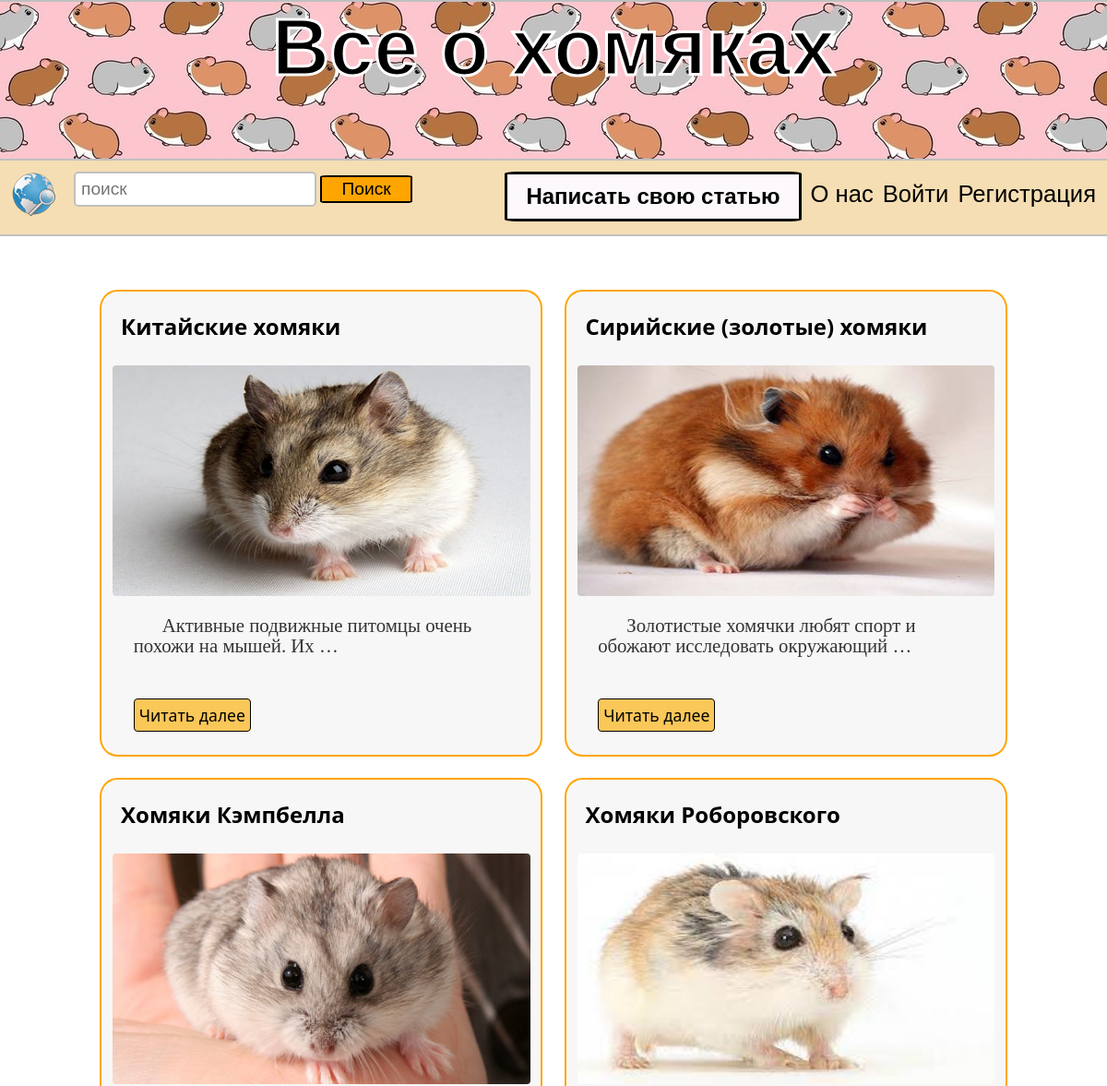
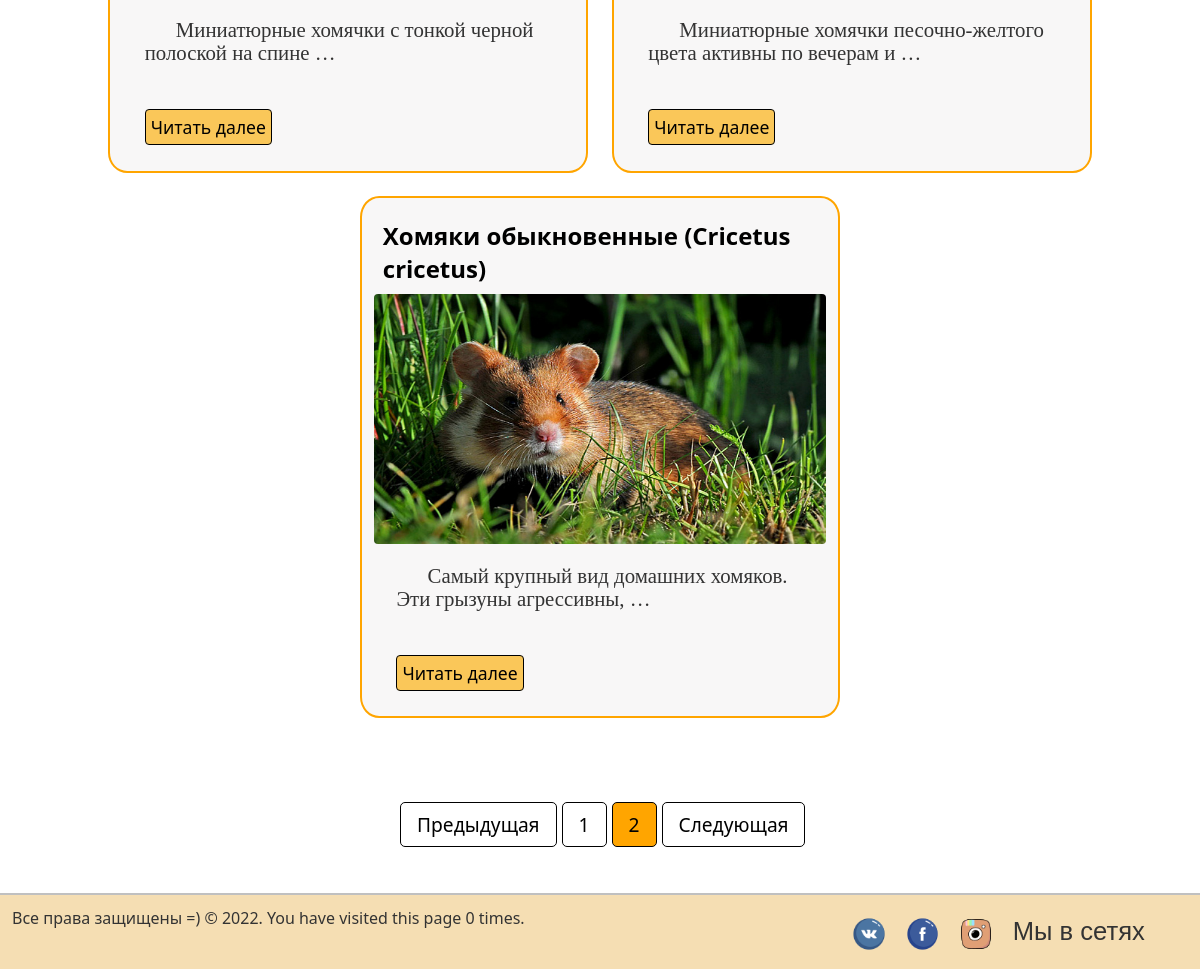
Screenshot of /?page=2 with the database file from the repository (2 pictures, top to bottom).
### myblog/models.py (models this page shows, shortened)
class Post(models.Model):
    title = models.CharField(max_length=200)
    url = models.SlugField(null=False, unique=True)
    content = models.TextField()
    image = models.ImageField()
    created_at = models.DateField(default=timezone.now)
    author = models.ForeignKey(User, on_delete=models.CASCADE)

### myblog/views.py (the view)
# urls.py: path('', MainView.as_view(), name='index'),
class MainView(View):
    def get(self, request, *args, **kwargs):
        posts = Post.objects.get_queryset().order_by('-created_at')
        paginator = Paginator(posts, 6)
        page_number = request.GET.get('page')
        page_obj = paginator.get_page(page_number)
        num_visits = request.session.get('num_visits', 0)
        request.session['num_visits'] = num_visits + 1
        return render(request, 'myblog/index.html', context={
            'page_obj': page_obj, 'num_visits':num_visits
        })

### myblog/templates/myblog/index.html (shortened to what this page needs)
{% extends './base.html' %}
{% load static %}
{% block content %}
	<div class="wrapper">
		<div class="articles">
			{% for post in page_obj %}
			<div class="article">
					<div class="content">
						<div class="title">
							<h4>{{ post.title|safe }}</h4>
						</div>
						<img src="media/{{ post.image }}" title="Humster picture">
						<p>{{ post.content|truncatewords:8 }}</p>
					</div>
					<a href="{% url 'post_detail' slug=post.url %}">Читать далее</a>
			</div>
			{% endfor %}
		</div>
	</div>
	{% endblock content %}
{% block pagination %}
    <div class="pagin_div">
        <nav class="pagination">
        <ul class="pagination">
            {% if page_obj.has_previous %}
                <a class="" href="?page={{ page_obj.previous_page_number }}" tabindex="-1">Предыдущая</a>
            {% else %}
                <li><a href="#" tabindex="-1">Предыдущая</a></li>
            {% endif %}
            {% for i in page_obj.paginator.page_range %}
                {% if i == page_obj.number %}
                    <li><a href="?page={{ i }}" class="sr-only">{{ i }}</a></li>
                {% else %}
                    <li><a href="?page={{ i }}" >{{ i }}</a></li>
                {% endif %}
            {% endfor %}
        {% if page_obj.has_next %}
            <a class="next" href="?page={{ page_obj.next_page_number }}">Следующая</a>
        {% else %}
            <li class="next"><a href="#">Следующая</a></li>
        {% endif %}
        </ul>
    </nav>
    </div>
    <br>
{% endblock %}

### myblog/static/css/style.css (style rules this page uses)
* { margin: 0; padding: 0; outline: none; }
html { height: 100%; }
body { width: 100%; height: 100%; color: #333; background-color: f7f7f7; font-size: 1em; font-family: "Segoe UI", sans-serif; }
a { color: black; text-decoration: none; transition: all.6s ease; -moz-transition: all.6s ease; }
.wrapper { margin-top: 3%; padding: 1%; margin-bottom: 3%; }
.wrapper .articles { width: 100%; margin: 0px 2%; margin-left: auto; margin-right: auto; display: flex; justify-content: center; flex-wrap: wrap; }
li { list-style-type: none; }
.wrapper .articles .article { margin: 1%; min-width: 320px; max-width: 480px; border: 2px solid orange; padding: 1%; box-sizing: border-box; border-radius: 4%; background-color: #F8F7F7; height: auto; }
.wrapper .articles .article img { width: 100%; height: 250px; border-radius: 4px 4px 4px 4px; margin-bottom: 10px; }
.wrapper .articles .article p { margin-left: 5%; width: 90%; text-indent: 1.5em; padding-top: 6px; font-family: Verdana fantasy; line-height: 110%; font-size: 1.3em; min-height: 90px; }
.wrapper .articles .article .content .title { font-weight: normal; font-size: 1.5em; color: black; margin: 2%; min-height: 50px; }
.wrapper .articles .article a { padding: 5px; background-color: #FAC759; margin-left: 5%; margin-bottom: 3%; border-radius: 4px; float: left; border: 1px solid black; font-size: 1.1em; }
.pagin_div { width: 400px; margin-left: auto; margin-right: auto; padding-top: 2%; padding-bottom: 2%; }
.pagination { display: flex; column-gap: 5px; }
.pagination a { color: black; float: left; padding: 8px 16px; text-decoration: none; border: 1px solid black; border-radius: 5px; font-size: 1.2em; }
.pagination .sr-only { background: orange; }

### rows the page displays
Post: title "Китайские хомяки", image (picture), content "Активные подвижные питомцы очень похожи на мышей. Их …"
Post: title "Сирийские (золотые) хомяки", image (picture), content "Золотистые хомячки любят спорт и обожают исследовать окружающий …"
Post: title "Хомяки Кэмпбелла", image (picture), content "Миниатюрные хомячки с тонкой черной полоской на спине …"
Post: title "Хомяки Роборовского", image (picture), content "Миниатюрные хомячки песочно-желтого цвета активны по вечерам и …"
Post: title "Хомяки обыкновенные (Cricetus cricetus)", image (picture), content "Самый крупный вид домашних хомяков. Эти грызуны агрессивны, …"

### other values shown
{{ i }} "1"
{{ i }} "2"
{{ num_visits }} "0"
